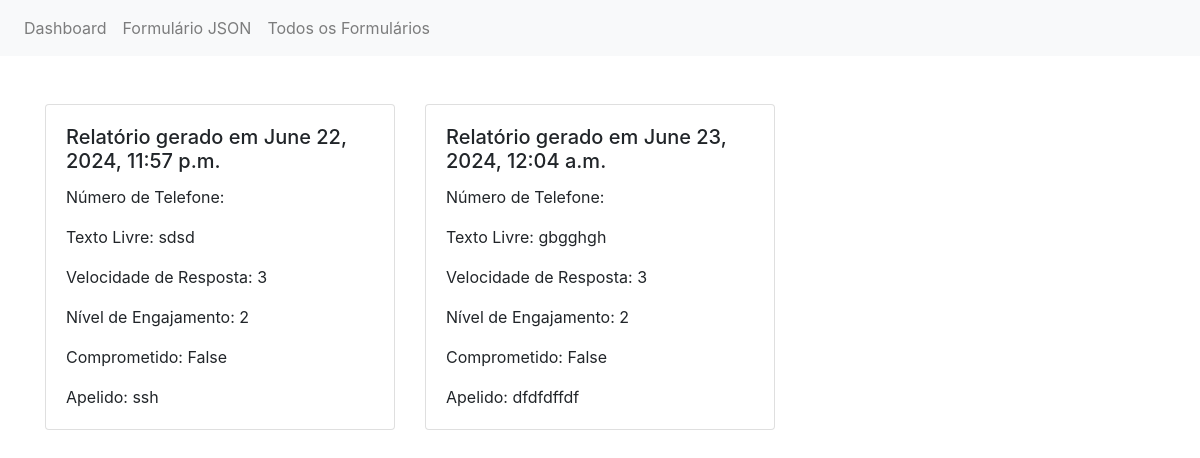
The page /todosforms/ on the database as committed earlier.
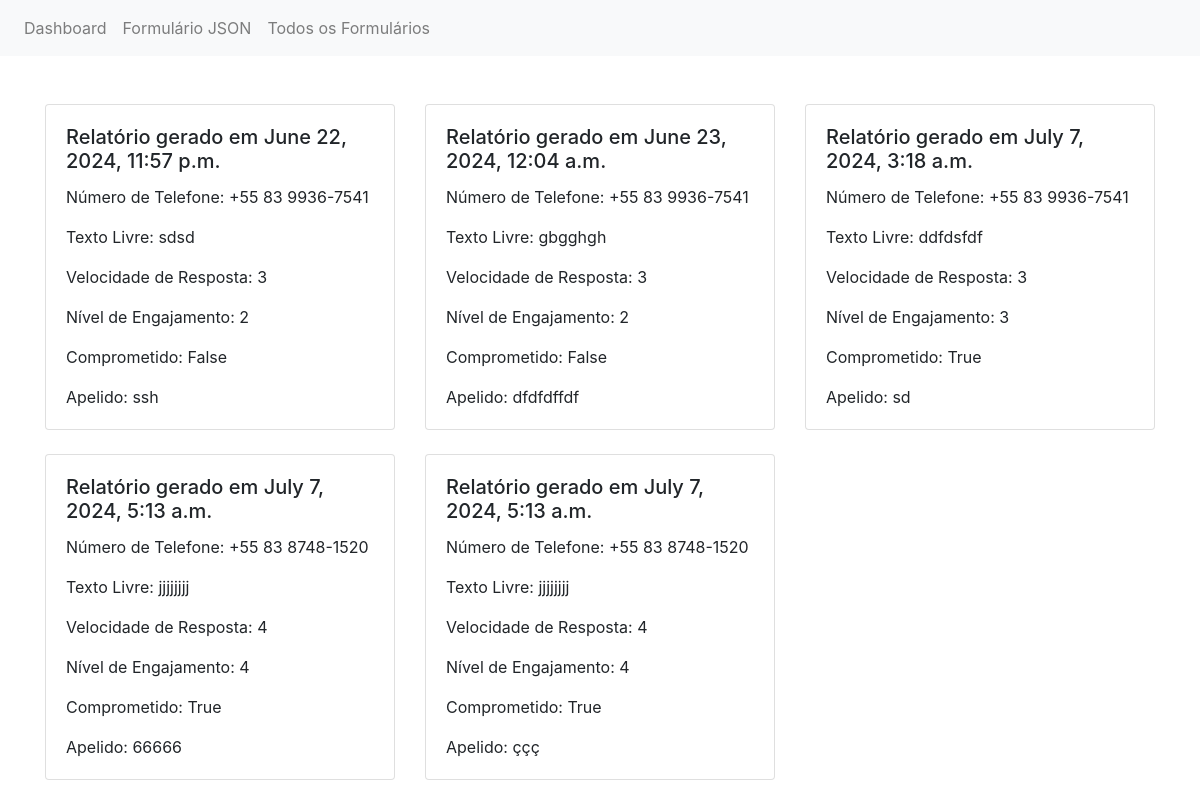
The same page on the database as committed later.
### mizera/models.py (models this page shows, shortened)
class Relatorio(models.Model):
    numero_telefone = models.ForeignKey(NumeroTelefone, on_delete=models.CASCADE)
    texto_livre = models.TextField()  # Área de texto para texto livre
    velocidade_resposta = models.IntegerField(default=0, validators=[MinValueValidator(0), MaxValueValidator(10)])  # Velocidade de resposta de 0 a 10
    nivel_engajamento = models.IntegerField(default=0, validators=[MinValueValidator(0), MaxValueValidator(10)])  # Nível de engajamento de 0 a 10
    comprometido = models.BooleanField()  # Campo para indicar se está comprometido ou não
    timestamp = models.DateTimeField(auto_now_add=True)  # Timestamp para registrar a data e horário de geração do relatório
    apelido = models.CharField(max_length=50, blank=True, null=True, verbose_name=_('Apelido'))

class NumeroTelefone(models.Model):
    numero = models.CharField(max_length=11, unique=True, null=True)  # Campo único para o número de telefone
    def __str__(self):
        return self.numero

### mizera/views.py (the view)
# urls.py: path('todosforms/', todosforms, name='todosforms'),
def todosforms(request):
    relatorios = Relatorio.objects.all()
    return render(request, 'todosforms.html', {'relatorios': relatorios})

### mizera/templates/todosforms.html (shortened to what this page needs)
<!DOCTYPE html>
<html lang="en">
<head>
    <link rel="stylesheet" href="https://stackpath.bootstrapcdn.com/bootstrap/4.5.0/css/bootstrap.min.css">
</head>
<body>
    <nav class="navbar navbar-expand-lg navbar-light bg-light">
        <div class="collapse navbar-collapse" id="navbarNav">
            <ul class="navbar-nav">
                <li class="nav-item">
                    <a class="nav-link" href="/dash/">Dashboard</a>
                </li>
                <li class="nav-item">
                    <a class="nav-link" href="/upload/">Formulário JSON</a>
                </li>
                <li class="nav-item">
                    <a class="nav-link" href="/todosforms/">Todos os Formulários</a>
                </li>
            </ul>
        </div>
    </nav>
    <div class="container mt-5">
        <div class="row">
            {% for relatorio in relatorios %}
            <div class="col-md-4 mb-4">
                <div class="card">
                    <div class="card-body">
                        <h5 class="card-title">Relatório gerado em {{ relatorio.timestamp }}</h5>
                        <p class="card-text">Número de Telefone: {{ relatorio.numero_telefone }}</p>
                        <p class="card-text">Texto Livre: {{ relatorio.texto_livre }}</p>
                        <p class="card-text">Velocidade de Resposta: {{ relatorio.velocidade_resposta }}</p>
                        <p class="card-text">Nível de Engajamento: {{ relatorio.nivel_engajamento }}</p>
                        <p class="card-text">Comprometido: {{ relatorio.comprometido }}</p>
                        <p class="card-text">Apelido: {{ relatorio.apelido }}</p>
                    </div>
                </div>
            </div>
            {% endfor %}
        </div>
    </div>
</body>
</html>

Rows that differ between the two databases and show on the page:
shown differently, row unchanged: Relatorio "June 22, 2024, 11:57 p.m.": numero_telefone (not shown) → "+55 83 9936-7541"
shown differently, row unchanged: Relatorio "June 23, 2024, 12:04 a.m.": numero_telefone (not shown) → "+55 83 9936-7541"
added Relatorio: timestamp "July 7, 2024, 3:18 a.m.", numero_telefone "+55 83 9936-7541", texto_livre "ddfdsfdf", velocidade_resposta "3", nivel_engajamento "3", comprometido "True", apelido "sd"
added Relatorio: timestamp "July 7, 2024, 5:13 a.m.", numero_telefone "+55 83 8748-1520", texto_livre "jjjjjjjj", velocidade_resposta "4", nivel_engajamento "4", comprometido "True", apelido "66666"
added Relatorio: timestamp "July 7, 2024, 5:13 a.m.", numero_telefone "+55 83 8748-1520", texto_livre "jjjjjjjj", velocidade_resposta "4", nivel_engajamento "4", comprometido "True", apelido "ççç"
